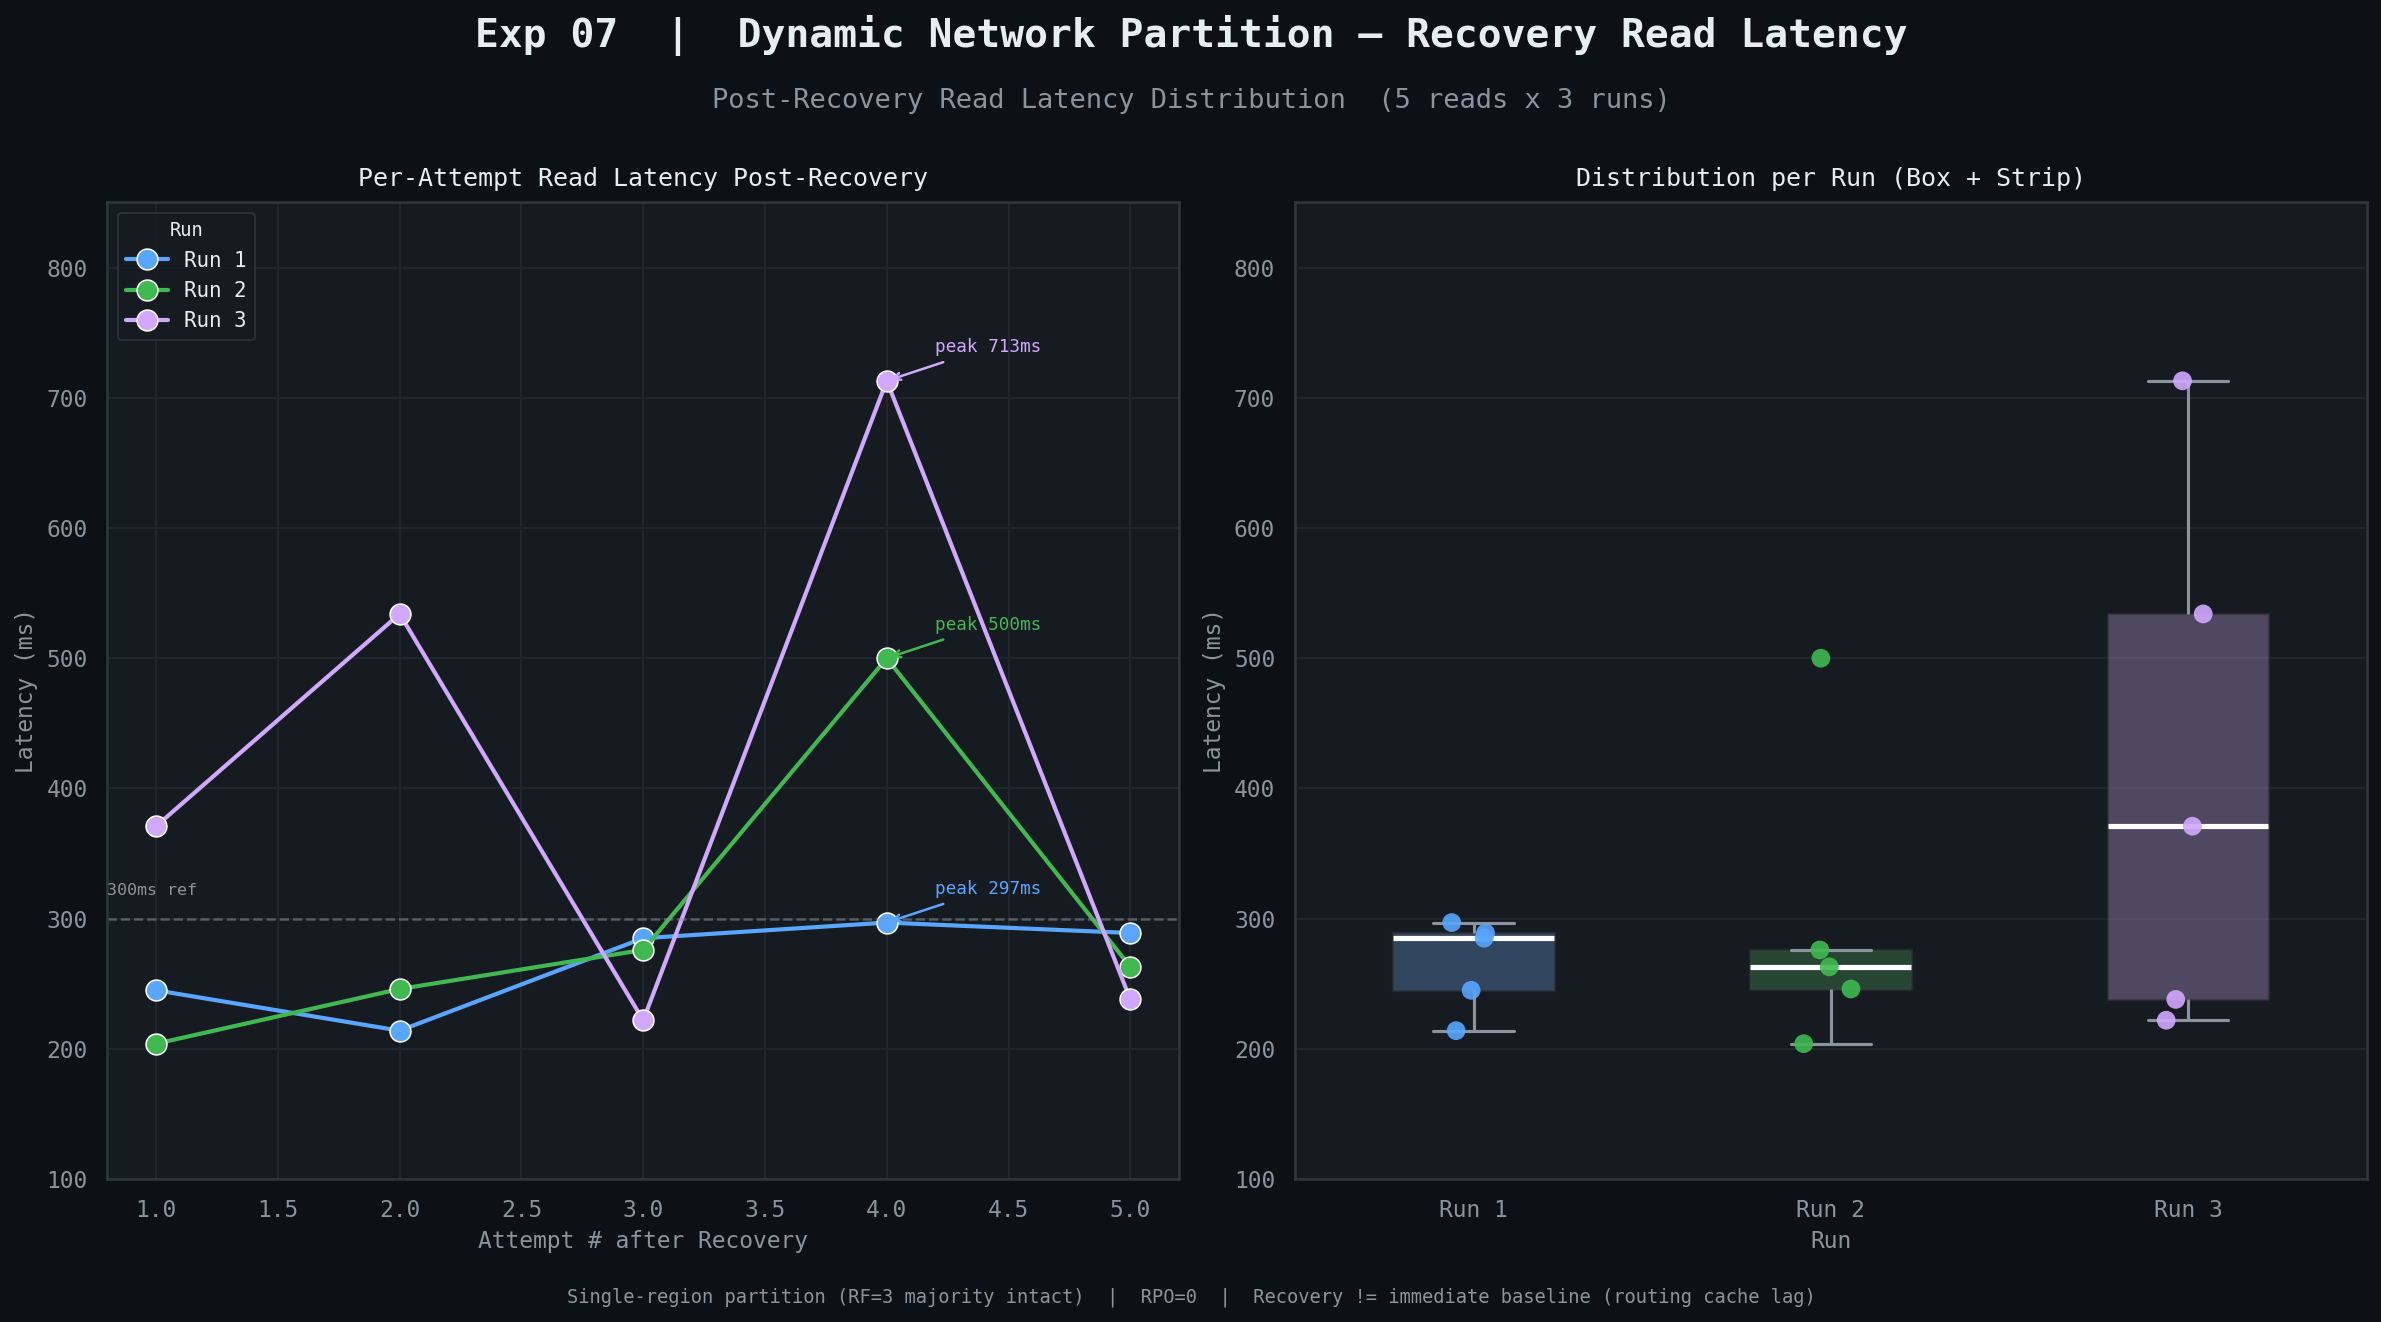

The script that saved this image:
"""Exp 07 — Dynamic Network Partition"""
import seaborn as sns
import matplotlib.pyplot as plt
import pandas as pd
import numpy as np

BG, PANEL = '#0d1117', '#161b22'
TEXT, MUTED, BORDER = '#e6edf3', '#8b949e', '#30363d'
PALETTE3 = ['#58a6ff', '#3fb950', '#d2a8ff']

RC = {
    'axes.facecolor': PANEL, 'figure.facecolor': BG,
    'axes.edgecolor': BORDER, 'grid.color': '#21262d',
    'text.color': TEXT, 'axes.labelcolor': MUTED,
    'xtick.color': MUTED, 'ytick.color': MUTED,
    'legend.facecolor': PANEL, 'legend.edgecolor': BORDER,
    'legend.labelcolor': TEXT, 'axes.unicode_minus': False,
    'font.family': 'monospace', 'font.size': 11,
}
sns.set_theme(style='darkgrid', rc=RC)

raw = {
    'Run 1': [245, 214, 285, 297, 289],
    'Run 2': [204, 246, 276, 500, 263],
    'Run 3': [371, 534, 222, 713, 238],
}
rows = []
for run, vals in raw.items():
    for attempt, v in enumerate(vals, 1):
        rows.append({'Run': run, 'Attempt': attempt, 'Latency (ms)': v})
df = pd.DataFrame(rows)

fig, (ax_scatter, ax_box) = plt.subplots(1, 2, figsize=(16, 9), facecolor=BG)
fig.text(0.5, 0.96, 'Exp 07  |  Dynamic Network Partition — Recovery Read Latency',
         ha='center', fontsize=19, fontweight='bold', color=TEXT)
fig.text(0.5, 0.915, 'Post-Recovery Read Latency Distribution  (5 reads x 3 runs)',
         ha='center', fontsize=13, color=MUTED)

ax_scatter.set_facecolor(PANEL)
for sp in ax_scatter.spines.values(): sp.set_edgecolor(BORDER)
sns.lineplot(data=df, x='Attempt', y='Latency (ms)', hue='Run',
             palette=PALETTE3, marker='o', markersize=10, linewidth=2, ax=ax_scatter)
for run, vals, c in zip(raw.keys(), raw.values(), PALETTE3):
    mx, mx_i = max(vals), vals.index(max(vals))
    ax_scatter.annotate(f'peak {mx}ms', xy=(mx_i + 1, mx),
                        xytext=(mx_i + 1.2, mx + 22), fontsize=8.5, color=c,
                        arrowprops=dict(arrowstyle='->', color=c, lw=1.2))
ax_scatter.axhline(300, color=MUTED, lw=1.2, ls='--', alpha=0.5)
ax_scatter.text(0.8, 318, '300ms ref', fontsize=8, color=MUTED)
ax_scatter.set_xlabel('Attempt # after Recovery', color=MUTED, fontsize=11)
ax_scatter.set_ylabel('Latency (ms)', color=MUTED, fontsize=11)
ax_scatter.set_title('Per-Attempt Read Latency Post-Recovery', color=TEXT, fontsize=12, pad=8)
ax_scatter.legend(title='Run', fontsize=10, title_fontsize=9)
ax_scatter.set_ylim(100, 850)

ax_box.set_facecolor(PANEL)
for sp in ax_box.spines.values(): sp.set_edgecolor(BORDER)
sns.boxplot(data=df, x='Run', y='Latency (ms)', palette=PALETTE3,
            ax=ax_box, width=0.45, fliersize=0, linewidth=1.5,
            medianprops=dict(color='white', lw=2.5),
            whiskerprops=dict(color=MUTED, lw=1.5),
            capprops=dict(color=MUTED, lw=1.5),
            boxprops=dict(alpha=0.3))
sns.stripplot(data=df, x='Run', y='Latency (ms)', palette=PALETTE3,
              ax=ax_box, size=9, alpha=0.9, jitter=0.08, zorder=4)
ax_box.set_xlabel('Run', color=MUTED, fontsize=11)
ax_box.set_ylabel('Latency (ms)', color=MUTED, fontsize=11)
ax_box.set_title('Distribution per Run (Box + Strip)', color=TEXT, fontsize=12, pad=8)
ax_box.set_ylim(100, 850)

fig.text(0.5, 0.03,
    'Single-region partition (RF=3 majority intact)  |  RPO=0  |  Recovery != immediate baseline (routing cache lag)',
    ha='center', fontsize=9, color=MUTED)

plt.tight_layout(rect=[0, 0.05, 1, 0.89])
plt.savefig('phase7_partition.png', dpi=150, bbox_inches='tight', facecolor=BG)
plt.show()
print("Saved: phase7_partition.png")
